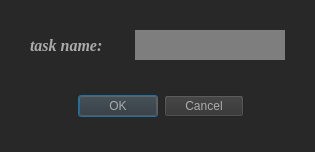
<?xml version="1.0" encoding="UTF-8"?>
<ui version="4.0">
 <class>add_task</class>
 <widget class="QDialog" name="add_task">
  <property name="geometry">
   <rect>
    <x>0</x>
    <y>0</y>
    <width>315</width>
    <height>152</height>
   </rect>
  </property>
  <property name="minimumSize">
   <size>
    <width>315</width>
    <height>152</height>
   </size>
  </property>
  <property name="maximumSize">
   <size>
    <width>315</width>
    <height>152</height>
   </size>
  </property>
  <property name="windowTitle">
   <string>Dialog</string>
  </property>
  <property name="styleSheet">
   <string notr="true">background-color: rgb(40, 40, 40);</string>
  </property>
  <widget class="QDialogButtonBox" name="buttonBox">
   <property name="geometry">
    <rect>
     <x>78</x>
     <y>90</y>
     <width>166</width>
     <height>32</height>
    </rect>
   </property>
   <property name="cursor">
    <cursorShape>PointingHandCursor</cursorShape>
   </property>
   <property name="styleSheet">
    <string notr="true">color: rgb(171, 171, 171);
background-color: rgb(50, 50, 50);</string>
   </property>
   <property name="orientation">
    <enum>Qt::Horizontal</enum>
   </property>
   <property name="standardButtons">
    <set>QDialogButtonBox::Cancel|QDialogButtonBox::Ok</set>
   </property>
  </widget>
  <widget class="QLabel" name="label">
   <property name="geometry">
    <rect>
     <x>30</x>
     <y>30</y>
     <width>100</width>
     <height>30</height>
    </rect>
   </property>
   <property name="font">
    <font>
     <family>Georgia</family>
     <pointsize>12</pointsize>
     <weight>75</weight>
     <italic>true</italic>
     <bold>true</bold>
    </font>
   </property>
   <property name="styleSheet">
    <string notr="true">color: rgb(171, 171, 171);</string>
   </property>
   <property name="text">
    <string>task name:</string>
   </property>
  </widget>
  <widget class="QLineEdit" name="lineEdit">
   <property name="geometry">
    <rect>
     <x>135</x>
     <y>30</y>
     <width>150</width>
     <height>30</height>
    </rect>
   </property>
   <property name="font">
    <font>
     <family>Georgia</family>
     <pointsize>12</pointsize>
     <weight>75</weight>
     <bold>true</bold>
    </font>
   </property>
   <property name="toolTip">
    <string>task name</string>
   </property>
   <property name="styleSheet">
    <string notr="true">background-color: rgb(126, 126, 126);
selection-color: rgb(255, 255, 255);
selection-background-color: rgb(0, 0, 0);
color: rgb(0, 0, 0);</string>
   </property>
   <property name="frame">
    <bool>false</bool>
   </property>
  </widget>
 </widget>
 <resources/>
 <connections>
  <connection>
   <sender>buttonBox</sender>
   <signal>accepted()</signal>
   <receiver>add_task</receiver>
   <slot>accept()</slot>
   <hints>
    <hint type="sourcelabel">
     <x>248</x>
     <y>254</y>
    </hint>
    <hint type="destinationlabel">
     <x>157</x>
     <y>274</y>
    </hint>
   </hints>
  </connection>
  <connection>
   <sender>buttonBox</sender>
   <signal>rejected()</signal>
   <receiver>add_task</receiver>
   <slot>reject()</slot>
   <hints>
    <hint type="sourcelabel">
     <x>316</x>
     <y>260</y>
    </hint>
    <hint type="destinationlabel">
     <x>286</x>
     <y>274</y>
    </hint>
   </hints>
  </connection>
 </connections>
</ui>
